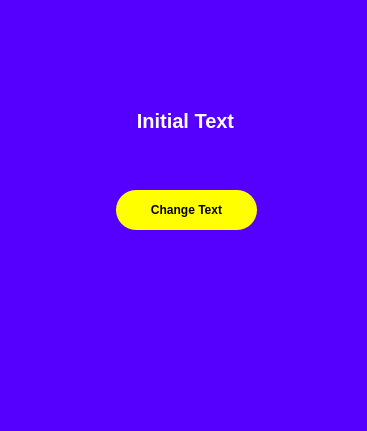
<?xml version="1.0" encoding="UTF-8"?>
<ui version="4.0">
 <class>MainWindow</class>
 <widget class="QMainWindow" name="MainWindow">
  <property name="geometry">
   <rect>
    <x>0</x>
    <y>0</y>
    <width>367</width>
    <height>431</height>
   </rect>
  </property>
  <property name="windowTitle">
   <string>Second Window</string>
  </property>
  <property name="styleSheet">
   <string notr="true">background-color:rgb(85, 0, 255);</string>
  </property>
  <widget class="QWidget" name="centralwidget">
   <widget class="QPushButton" name="pushButton_2">
    <property name="geometry">
     <rect>
      <x>116</x>
      <y>190</y>
      <width>141</width>
      <height>40</height>
     </rect>
    </property>
    <property name="styleSheet">
     <string notr="true">QPushButton{background-color:rgb(255, 255, 0);border:0;border-radius:20px;font-weight:bold;}QPushButton:hover{background-color:rgb(191, 191, 0);}QPushButton:pressed{background-color:rgb(127, 127, 0);}</string>
    </property>
    <property name="text">
     <string>Change Text</string>
    </property>
   </widget>
   <widget class="QLabel" name="label">
    <property name="geometry">
     <rect>
      <x>45</x>
      <y>100</y>
      <width>281</width>
      <height>41</height>
     </rect>
    </property>
    <property name="styleSheet">
     <string notr="true">QLabel{color:#ffffff;font-size:20px;text-align:center;font-weight:bold;}</string>
    </property>
    <property name="text">
     <string>Initial Text</string>
    </property>
    <property name="alignment">
     <set>Qt::AlignCenter</set>
    </property>
   </widget>
  </widget>
  <widget class="QMenuBar" name="menubar">
   <property name="geometry">
    <rect>
     <x>0</x>
     <y>0</y>
     <width>367</width>
     <height>21</height>
    </rect>
   </property>
  </widget>
  <widget class="QStatusBar" name="statusbar"/>
 </widget>
 <resources/>
 <connections/>
</ui>
